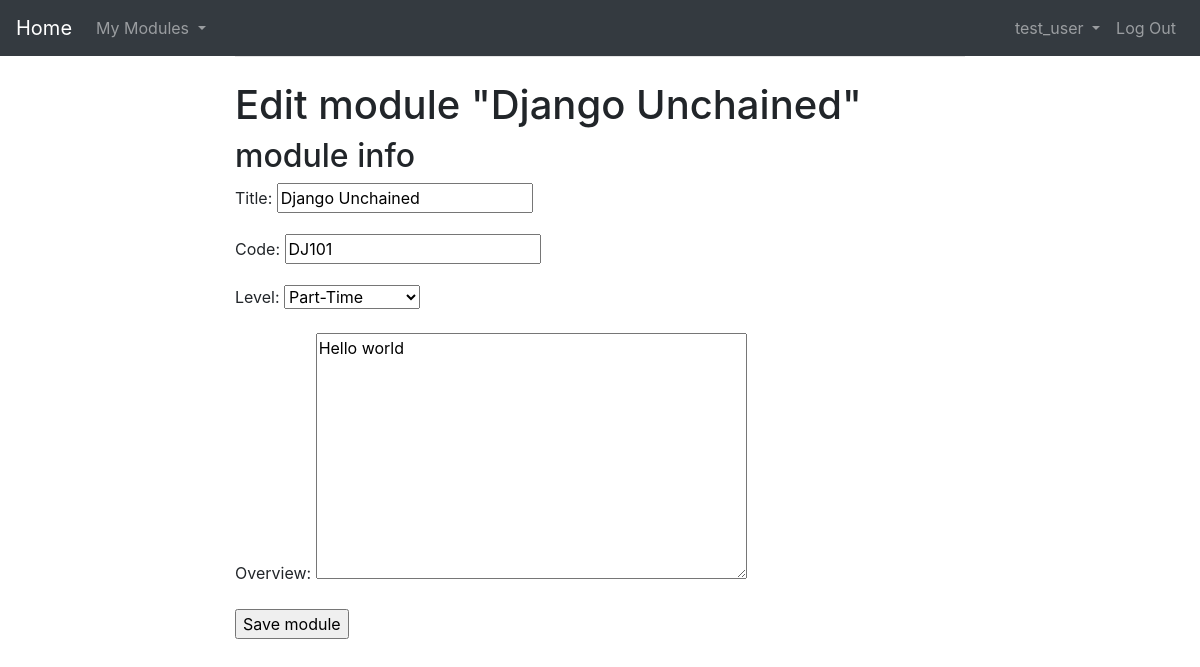
/module/edit/8/ (signed in), run on the app's committed database.
### accounts/models.py (models this page shows, shortened)
class CustomUser(AbstractUser):
    email = models.EmailField(max_length=255, unique=True)
    country = CountryField(blank_label='Where are you from?')
    is_active = models.BooleanField(default=True)
    is_staff = models.BooleanField(default=False) # Instructor
    USERNAME_FIELD = 'email' # Email will be treated as unique identifier instead of 'username'
    REQUIRED_FIELDS = ['username', 'first_name', 'last_name', 'country']

### modules/models.py (models this page shows, shortened)
class Module(models.Model):
    code = models.CharField(max_length=15, unique=True)
    instructor = models.ForeignKey(settings.AUTH_USER_MODEL,
                                   related_name='modules_created',
                                   on_delete=models.CASCADE)
    title = models.CharField(max_length=200)
    slug = models.SlugField(max_length=200, unique=True)
    level = models.CharField(max_length=2, choices=LEVEL_CHOICES, default='U')
    created = models.DateTimeField(auto_now_add=True)
    overview = models.TextField()
    class Meta:
        ordering = ['-created']

### modules/views.py (the view)
# urls.py: path('edit/<int:pk>/', views.ModuleUpdateView.as_view(), name='module_edit'),
class ModuleUpdateView(InstructorModuleEditMixin, UpdateView):
    pass

### modules/views.py (called while the page is built)
    def get_queryset(self):
        qs = super().get_queryset()
        return qs.filter(instructor=self.request.user)

    def test_func(self):
      return self.request.user.is_staff

### templates/manage/module/form.html (shortened to what this page needs)
{% extends "base.html" %}
{% block content %}
  <h1>
    {% if object %}
      Edit module "{{ object.title }}"
    {% else %}
      Create a new module
    {% endif %}
  </h1>
  <div class="module">
    <h2>module info</h2>
    <form method="post">
      {{ form.as_p }}
      <p><input type="submit" value="Save module"></p>
    </form>
  </div>
{% endblock %}

### templates/base.html (shortened to what this page needs)
<!DOCTYPE html>
<html>
<head>
  <link rel="stylesheet" href="https://stackpath.bootstrapcdn.com/bootstrap/4.5.0/css/bootstrap.min.css">
</head>
<body>
  <main>
    <nav class="navbar navbar-expand-sm bg-dark navbar-dark">
      <a class="navbar-brand" href="{% url 'home' %}">Home</a>
    {% if user.is_authenticated %}
      <ul class="navbar-nav">
        <li class="nav-item dropdown">
          <a class="nav-link dropdown-toggle" href="{% url "module_list" %}" id="navbardrop" data-toggle="dropdown">
            My Modules
          </a>
        </li>
      </ul>
      <ul class="navbar-nav ml-auto">
        <li class="nav-item dropdown">
          <a class="nav-link dropdown-toggle" href="#" id="navbardrop" data-toggle="dropdown">
            {{ user.username }}
          </a>
        </li>
        <li class="nav-item mr-auto">
          <a class="nav-link" href="{% url 'logout' %}">Log Out</a>
        </li>
      </ul>
    {% endif %}
    </nav>
    <div class="container">
      <div class="row justify-content-center">
        <div class="col-8">
          <hr class="mt-0 mb-4">
          {% block content %}
          {% endblock %}
        </div>
      </div>
    </div>
  </main>
</body>
</html>

### data on the page
CustomUser: username "test_user"
Module: title "Django Unchained", code "DJ101", level "Part-Time", overview "Hello world"
